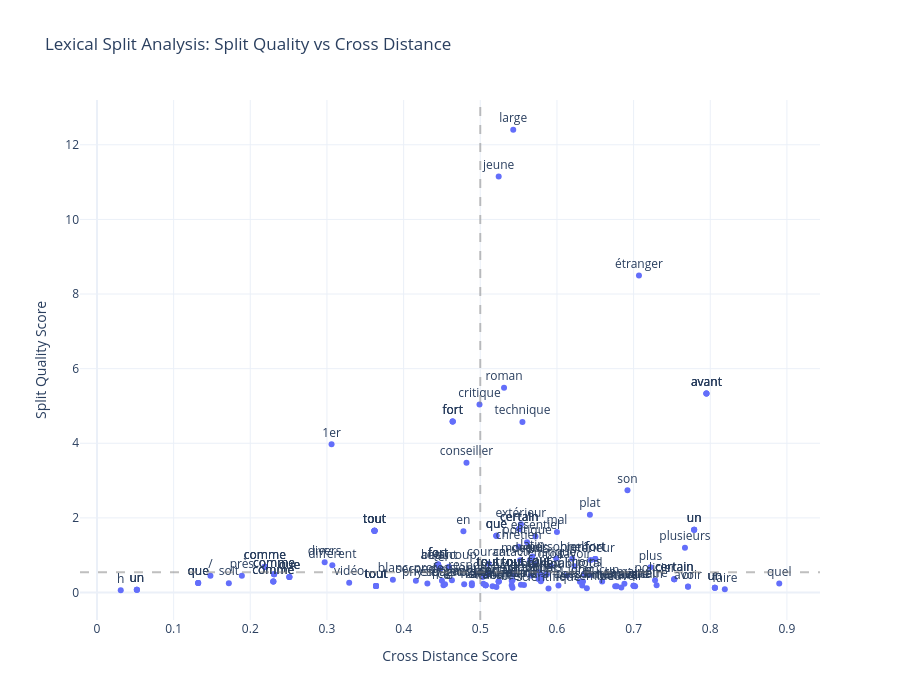

The notebook cell this image was saved under:
### Code cell
import pandas as pd
import plotly.express as px


# Convert to DataFrame
df = pd.DataFrame(results)
sq_thresh = df['split_quality_score'].median()
# We use the median for Cross Distance to make it relative to your data distribution
cd_thresh = df['cross_dist'].median() 
# Create a readable string for the hover info
df['poses_str'] = df['poses_compared'].apply(lambda x: f"{x[0]} vs {x[1]}")
df['ratios_str'] = df['ratios'].apply(lambda x: ", ".join([f"{k}: {v}" for k, v in x.items()]))
df['densities_str'] = df['local_densities'].apply(lambda x: ", ".join([f"{k}: {v}" for k, v in x.items()]))

# Create the plot
fig = px.scatter(
    df, 
    x="cross_dist", 
    y="split_quality_score",
    text="lemma",  # This annotates the points
    hover_name="lemma",
    hover_data={
        "cross_dist": True,
        "split_strength": True,
        "poses_str": True,
        "ratios_str": True,
        "densities_str": True,
        "split_quality_score": True,
        "lemma": False # Hide it from the list since it's the title
    },
    labels={
        "cross_dist": "Cross Distance Score",
        "split_strength": "Split Strength Score",
        "poses_str": "POS Compared",
        "ratios_str": "Ratios",
        "densities_str": "Local Densities",
        "split_quality_score": "Split Quality Score"
    },
    title="Lexical Split Analysis: Split Quality vs Cross Distance"
)

fig.add_vline(x=sq_thresh, line_dash="dash", line_color="gray", opacity=0.5)
fig.add_hline(y=cd_thresh, line_dash="dash", line_color="gray", opacity=0.5)

# Improve text positioning and appearance
fig.update_traces(textposition='top center')
fig.update_layout(
    height=700,
    template="plotly_white",
    hoverlabel=dict(bgcolor="white", font_size=12)
)

fig.show()

### Figure 1 — Plotly figure (JSON) as saved in the notebook; plotly's stock layout.template omitted (floating-point values rounded to 4 significant figures; data arrays with more than 128 entries replaced by an {"elided": "..."} marker saying what was removed)
{"data": [{"customdata": {"elided": "175x5 mixed values"}, "hovertemplate": "<b>%{hovertext}</b><br><br>Cross Distance Score=%{x}<br>Split Quality Score=%{y}<br>Split Strength Score=%{customdata[0]}<br>POS Compared=%{customdata[1]}<br>Ratios=%{customdata[2]}<br>Local Densities=%{customdata[3]}<extra></extra>", "hovertext": {"elided": "175 str values"}, "legendgroup": "", "marker": {"color": "#636efa", "symbol": "circle"}, "mode": "markers+text", "name": "", "orientation": "v", "showlegend": false, "text": {"elided": "175 str values"}, "textposition": "top center", "type": "scatter", "x": {"elided": "175 float values"}, "xaxis": "x", "y": {"elided": "175 float values"}, "yaxis": "y"}], "layout": {"height": 700, "hoverlabel": {"bgcolor": "white", "font": {"size": 12}}, "legend": {"tracegroupgap": 0}, "shapes": [{"line": {"color": "gray", "dash": "dash"}, "opacity": 0.5, "type": "line", "x0": 0.5, "x1": 0.5, "xref": "x", "y0": 0, "y1": 1, "yref": "y domain"}, {"line": {"color": "gray", "dash": "dash"}, "opacity": 0.5, "type": "line", "x0": 0, "x1": 1, "xref": "x domain", "y0": 0.543, "y1": 0.543, "yref": "y"}], "title": {"text": "Lexical Split Analysis: Split Quality vs Cross Distance"}, "xaxis": {"anchor": "y", "domain": [0, 1], "title": {"text": "Cross Distance Score"}}, "yaxis": {"anchor": "x", "domain": [0, 1], "title": {"text": "Split Quality Score"}}}}
